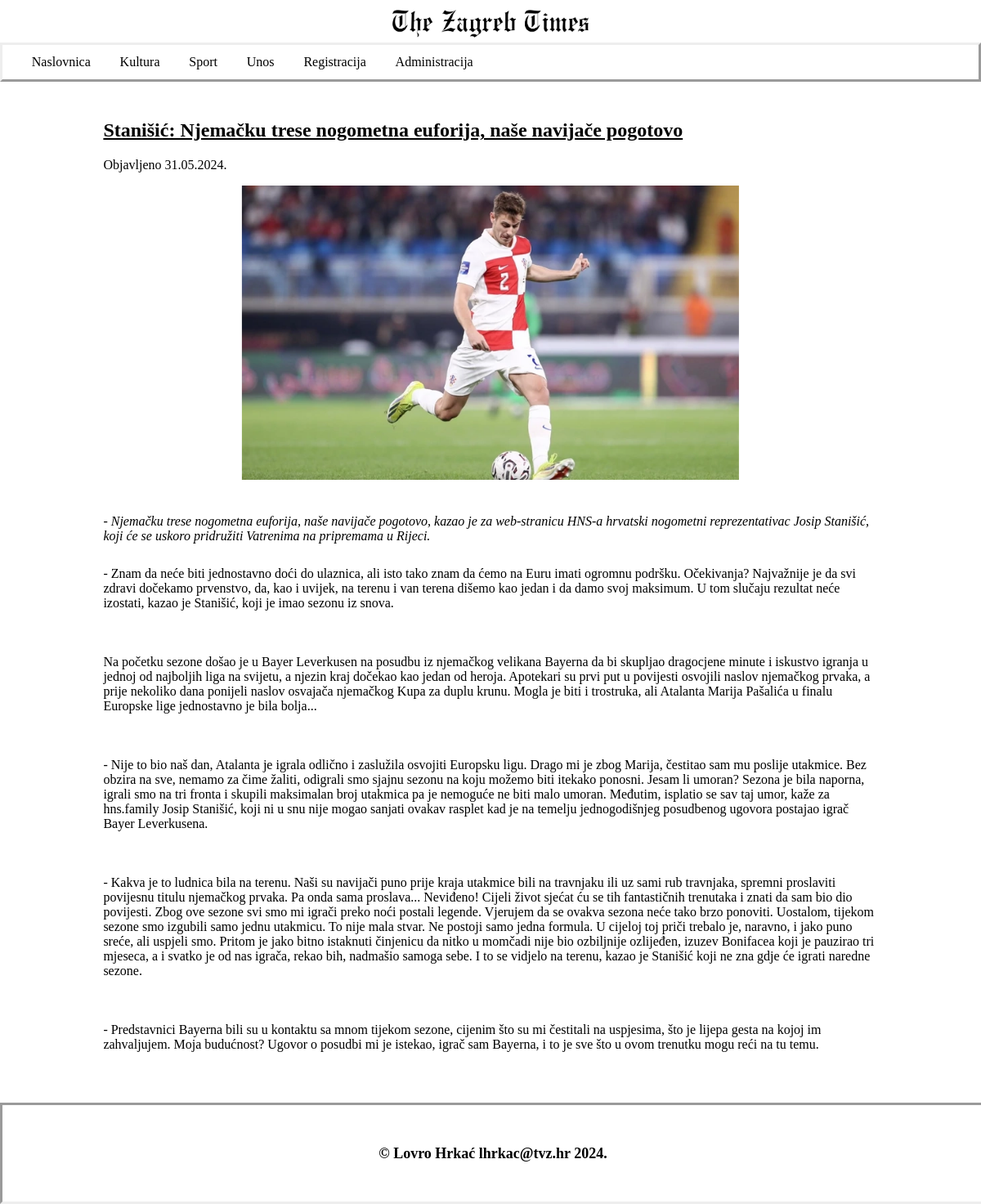
The app's page /clanak.php?id=2 with its own data.
### tables this page shows
CREATE TABLE `vijesti` (
  `id` int(11) NOT NULL,
  `datum` varchar(32) NOT NULL,
  `naslov` varchar(300) NOT NULL,
  `sazetak` text NOT NULL,
  `tekst` text NOT NULL,
  `slika` varchar(64) NOT NULL,
  `kategorija` varchar(64) NOT NULL,
  `arhiva` tinyint(1) NOT NULL
);

### clanak.php (the view, shortened to what this page needs)
<!DOCTYPE html>
<html lang="hr">
<head>
    <link rel="stylesheet" type="text/css" href="style.css">
</head>
<body>
<header>
<img id="logo" src="img/zgtimes.png"/>
<nav>
<?php
include("menu.php");
?>
</nav>
</header>
<main>
<?php
include 'connect.php';
    $id   = (int)$_GET['id'];
    $query = "SELECT * FROM vijesti WHERE id=$id";
    $result = mysqli_query($dbc, $query);
    $result = mysqli_fetch_array($result);
    ?>
<section role="main" id="clanak">
 <div class="row">
 <h1 id="naslov" class="title"><?php
 echo $result['naslov'];
 ?></h1>
 <p>Objavljeno <?php
 echo "<span>".$result['datum']."</span>";
 ?></p>
 </div>
 <section class="slika">
 <?php
 echo '<img id="slika" src="' . UPLPATH . $result['slika'] . '"/>';
 ?>
 </section>
 <section class="about">
 <p>
 <?php
 echo "<i>".$result['sazetak']."</i>";
 ?>
 </p>
 </section>
 <section class="sadrzaj">
 <?php
echo '<pre>'.$result['tekst'].'</pre>';
 ?>
 </section>
 </section>
 </main>
 <footer>
<?php
print"<div>© Lovro Hrkać lhrkac@tvz.hr ". date('Y') . '.</div>';
?>
</footer>
</body>
</html>

### style.css (style rules this page uses)
body { display:flex; flex-direction:column; }
main { margin-top:10%; margin-bottom:5%; }
header { width:100%; position:fixed;top:0;left:0; display:flex; flex-direction:column; z-index:20; background-color:white; }
#logo { width:20%; height:20%; display: block; margin-left: auto; margin-right: auto; padding-top:1%; padding-bottom:0.5%; }
nav { width:100%; height:30%; }
footer { height:8%; width:100%; position:fixed;bottom:0;left:0; z-index:20; display:flex; flex-direction:column; border-bottom:2%; border-style: inset; font-weight:bold; align-items:center; justify-content: center; font-size:large; background-color: white; }
h1 { margin-left:10%; text-decoration: underline; }
#naslov { margin-left:0%; text-decoration: underline; }
#slika { position: relative; left: 50%; transform: translateX(-50%); overflow: hidden; object-fit: cover; height: 30vw; margin-bottom: 1%; }
section { margin-bottom:3%; }
#clanak { margin-bottom:10%; margin-left:10%; margin-right:10%; }
pre { white-space: pre-wrap; font-family:'Times New Roman', Times, serif; }

### records on screen
vijesti: naslov "Stanišić: Njemačku trese nogometna euforija, naše navijače pogotovo", datum "31.05.2024.", slika (picture), sazetak "- Njemačku trese nogometna euforija, naše navijače pogotovo, kazao je za web-stranicu HNS-a hrvatski nogometni reprezentativac Josip Stanišić, koji će se uskoro pridružiti Vatrenima na pripremama u Rijeci.", tekst "- Znam da neće biti jednostavno doći do ulaznica, ali isto tako znam da ćemo na Euru imati ogromnu podršku. Očekivanja? Najvažnije je da svi zdravi dočekamo prvenstvo, da, kao i uvijek, na terenu i van terena dišemo kao jedan i da damo svoj maksimum. U tom slučaju rezultat neće izostati, kazao je Stanišić, koji je imao sezonu iz snova. Na početku sezone došao je u Bayer Leverkusen na posudbu iz njemačkog velikana Bayerna da bi skupljao dragocjene minute i iskustvo igranja u jednoj od najboljih liga na svijetu, a njezin kraj dočekao kao jedan od heroja. Apotekari su prvi put u povijesti osvojili naslov njemačkog prvaka, a prije nekoliko dana ponijeli naslov osvajača njemačkog Kupa za duplu…"
